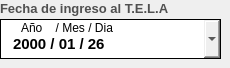
                    <widget class="QFrame" name="frame_2">
                     <widget class="QLabel" name="label_fecha_de_ingreso_tela">
                      <property name="geometry">
                       <rect>
                        <x>0</x>
                        <y>0</y>
                        <width>174</width>
                        <height>16</height>
                       </rect>
                      </property>
                      <property name="sizePolicy">
                       <sizepolicy hsizetype="Preferred" vsizetype="Preferred">
                        <horstretch>0</horstretch>
                        <verstretch>10</verstretch>
                       </sizepolicy>
                      </property>
                      <property name="maximumSize">
                       <size>
                        <width>200</width>
                        <height>40</height>
                       </size>
                      </property>
                      <property name="font">
                       <font>
                        <family>Arial</family>
                        <pointsize>10</pointsize>
                        <weight>75</weight>
                        <bold>true</bold>
                       </font>
                      </property>
                      <property name="styleSheet">
                       <string notr="true">QLabel{
	
	color: rgb(80, 80, 80);

	border-color: #ffffff;


}
</string>
                      </property>
                      <property name="text">
                       <string>Fecha de ingreso al T.E.L.A</string>
                      </property>
                      <property name="scaledContents">
                       <bool>false</bool>
                      </property>
                     </widget>
                     <widget class="QDateEdit" name="dateedit_fecha_ingreso_tela">
                      <property name="geometry">
                       <rect>
                        <x>0</x>
                        <y>19</y>
                        <width>221</width>
                        <height>40</height>
                       </rect>
                      </property>
                      <property name="minimumSize">
                       <size>
                        <width>0</width>
                        <height>40</height>
                       </size>
                      </property>
                      <property name="font">
                       <font>
                        <family>Arial</family>
                        <pointsize>11</pointsize>
                        <weight>75</weight>
                        <italic>false</italic>
                        <bold>true</bold>
                       </font>
                      </property>
                      <property name="toolTip">
                       <string>Año/Mes/Dia</string>
                      </property>
                      <property name="styleSheet">
                       <string notr="true">QDateEdit{

	padding-left:10px;
	padding-top:10px;
	border:1px solid #000000 ;

}

QDateEdit:focus {
    border: 2px solid #0078d7;   /* Borde azul cuando está en foco */
    background-color: #e0f7ff;   /* Fondo azul claro */
}

QDateEdit:focus {
    border: 2px solid #0078d7;   /* Borde azul cuando está en foco */
    background-color: #e0f7ff;   /* Fondo azul claro */
}




QDateEdit QAbstractItemView {
    border: 1px solid #ccc;
    background-color: white;
    color: #333;
    padding: 5px;  /* Margen interno de la lista */
    spacing: 10px; /* Espaciado entre los elementos (algunas versiones de Qt lo admiten) */
}

QDateEdit QAbstractItemView::item {
    padding: 8px; /* Espaciado interno de cada elemento */
    margin: 4px; /* Separación entre los elementos */
}

QDateEdit QAbstractItemView::item:hover {
    background-color: #c5c1c1;
    color: white;
}

QDateEdit:disabled {
        background-color:rgb(189, 189, 189);
        color: #808080;
        border: 1px solid rgb(127, 127, 127);
    }


QCalendarWidget {
                background-color: white;
                border: 1px solid #d0d0d0;
                border-radius: 8px;
                font-family: Arial, sans-serif;
            }
            
            /* Barra superior con mes y año */
            QCalendarWidget QWidget#qt_calendar_navigationbar {
                background-color: #4a90e2;
                color: white;
                border-top-left-radius: 7px;
                border-top-right-radius: 7px;
                padding: 5px;
            }
            
            /* Botones de navegación */
            QCalendarWidget QToolButton {
                background-color: transparent;
                color: white;
                font-weight: bold;
                border: none;
                padding: 5px;
                border-radius: 3px;
            }
            
            QCalendarWidget QToolButton:hover {
                background-color: rgba(255, 255, 255, 0.2);
            }
            
            /* Días de la semana */
            QCalendarWidget QHeaderView::section {
                background-color: #f8f9fa;
                color: #555555;
                font-weight: bold;
                padding: 8px;
                border: none;
                border-bottom: 1px solid #e0e0e0;
            }
            
            /* Días normales */
            QCalendarWidget QAbstractItemView:enabled {
                color: #333333;
                background-color: white;
                selection-background-color: #4a90e2;
                selection-color: white;
                outline: none;
                border: none;
            }
            
            /* Día actual */
            QCalendarWidget QAbstractItemView:enabled:focus {
                background-color: #e8f4fd;
                color: #4a90e2;
                font-weight: bold;
            }
            
            /* Días de otros meses */
            QCalendarWidget QAbstractItemView:enabled:!selected {
                color: #aaaaaa;
            }
            
            /* Efecto hover sobre los días */
            QCalendarWidget QAbstractItemView:enabled:hover {
                background-color: #f0f7ff;
            }
            
            /* Fines de semana */
            QCalendarWidget QAbstractItemView:enabled:selected:alternate {
                background-color: #4a90e2;
                color: white;
            }


</string>
                      </property>
                      <property name="wrapping">
                       <bool>false</bool>
                      </property>
                      <property name="frame">
                       <bool>true</bool>
                      </property>
                      <property name="accelerated">
                       <bool>true</bool>
                      </property>
                      <property name="keyboardTracking">
                       <bool>true</bool>
                      </property>
                      <property name="showGroupSeparator" stdset="0">
                       <bool>true</bool>
                      </property>
                      <property name="currentSection">
                       <enum>QDateTimeEdit::YearSection</enum>
                      </property>
                      <property name="displayFormat">
                       <string>yyyy / MM / dd</string>
                      </property>
                      <property name="calendarPopup">
                       <bool>true</bool>
                      </property>
                      <property name="currentSectionIndex">
                       <number>0</number>
                      </property>
                      <property name="date">
                       <date>
                        <year>2000</year>
                        <month>1</month>
                        <day>26</day>
                       </date>
                      </property>
                     </widget>
                     <widget class="QLabel" name="label">
                      <property name="geometry">
                       <rect>
                        <x>21</x>
                        <y>20</y>
                        <width>101</width>
                        <height>16</height>
                       </rect>
                      </property>
                      <property name="styleSheet">
                       <string notr="true">background:none;</string>
                      </property>
                      <property name="text">
                       <string>Año    / Mes / Dia</string>
                      </property>
                     </widget>
                    </widget>
